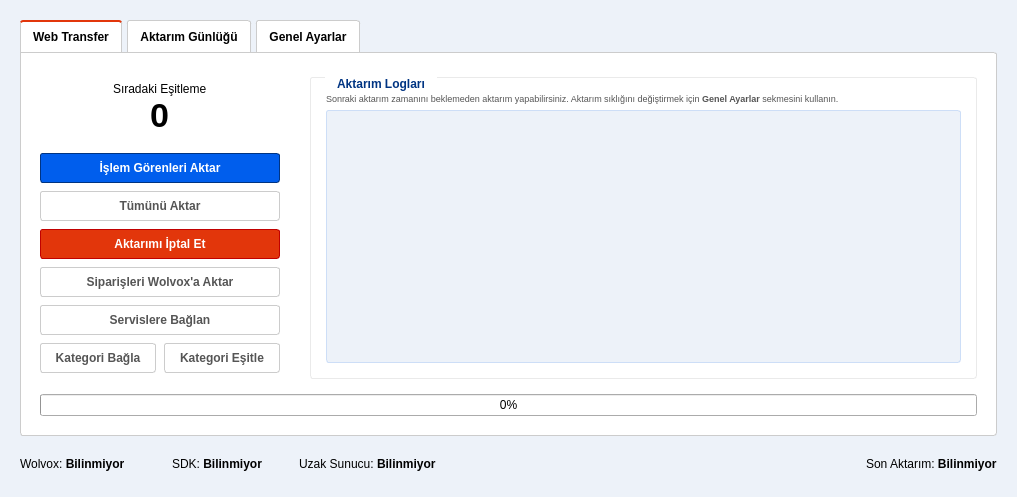
<?xml version="1.0" encoding="UTF-8"?>
<ui version="4.0">
 <class>MainWrapper</class>
 <widget class="QWidget" name="MainWrapper">
  <property name="windowModality">
   <enum>Qt::NonModal</enum>
  </property>
  <property name="enabled">
   <bool>true</bool>
  </property>
  <property name="geometry">
   <rect>
    <x>0</x>
    <y>0</y>
    <width>1017</width>
    <height>497</height>
   </rect>
  </property>
  <property name="sizePolicy">
   <sizepolicy hsizetype="Preferred" vsizetype="Preferred">
    <horstretch>0</horstretch>
    <verstretch>0</verstretch>
   </sizepolicy>
  </property>
  <property name="minimumSize">
   <size>
    <width>0</width>
    <height>0</height>
   </size>
  </property>
  <property name="maximumSize">
   <size>
    <width>9999</width>
    <height>9999</height>
   </size>
  </property>
  <property name="windowTitle">
   <string>Web Transfer</string>
  </property>
  <property name="layoutDirection">
   <enum>Qt::LeftToRight</enum>
  </property>
  <property name="styleSheet">
   <string notr="true">QWidget#MainWrapper {
	background:#edf2f9;
}</string>
  </property>
  <layout class="QVBoxLayout" name="verticalLayout_2">
   <property name="spacing">
    <number>0</number>
   </property>
   <property name="leftMargin">
    <number>20</number>
   </property>
   <property name="topMargin">
    <number>20</number>
   </property>
   <property name="rightMargin">
    <number>20</number>
   </property>
   <property name="bottomMargin">
    <number>20</number>
   </property>
   <item>
    <layout class="QVBoxLayout" name="verticalLayout">
     <property name="spacing">
      <number>0</number>
     </property>
     <item>
      <widget class="QTabWidget" name="MainTab">
       <property name="sizePolicy">
        <sizepolicy hsizetype="Preferred" vsizetype="Preferred">
         <horstretch>0</horstretch>
         <verstretch>0</verstretch>
        </sizepolicy>
       </property>
       <property name="font">
        <font>
         <pointsize>9</pointsize>
         <weight>75</weight>
         <bold>true</bold>
        </font>
       </property>
       <property name="styleSheet">
        <string notr="true">QTabWidget::pane {
	background-color:#fff;
	border:1px solid #ccc;
	border-bottom-left-radius:3px;
	border-bottom-right-radius:3px;
	border-top-right-radius:3px;
}
QTabBar::tab {
	margin-right:5px;
	padding:8px 12px;
	background-color:#fff;
	border:1px solid #ccc;
	border-bottom:none;
	border-top-left-radius:3px;
	border-top-right-radius:3px;
 }
 QTabBar::tab:selected {
	border-top:2px solid #e2360b;
 }
QGroupBox{
	font-weight:bold;
	border: 1px solid #eaeaea;
    border-radius:3px;
	margin-top: 0.5em;
	padding:6px;
}
QGroupBox::title{
	color:#003482;
	subcontrol-origin: margin;
	left:15px;
	padding: 0 10px 0 10px;
}
QListWidget{
	border:1px solid #cddef7;
	border-radius:3px;
	padding:10px 12px;
	background:#edf2f9;
	font-size:10px;
	color:#222;
}
QListWidget::item{
	padding:0;
}
QLineEdit{
	border:1px solid #cddef7;
	border-radius:3px;
	padding:5px;
}
QComboBox {
		background:#edf2f9;
		border-radius:3px;
		padding:5px 6px;
}
QPushButton{
	font-weight:bold;
	border:1px solid #003482;
	color:#003482;
	border-radius:3px;
	qproperty-cursor: PointingHandCursor;
	min-height:28px;
}
QPushButton:hover,
QPushButton:pressed,
QPushButton#menuUpdateInventory,
QPushButton#sendSetting{
	border-color:#003482;
	background-color:#005eed;
	color:#fff;
}
QPushButton#menuAbortInventory,
QPushButton#menuAbortInventory:hover,
QPushButton#menuAbortInventory:pressed{
	border-color:#c10000;
	background:#e2360b;
	color:#fff;
}
QPushButton:disabled,
QPushButton#tryWolvoxTest,
QPushButton#trySdkTest,
QPushButton#tryRemoteTest{
	border-color:#ccc;
	color:#555;
}
QPushButton:hover#tryWolvoxTest,
QPushButton:pressed#tryWolvoxTest,
QPushButton:hover#trySdkTest,
QPushButton:pressed#trySdkTest,
QPushButton:hover#tryRemoteTest,
QPushButton:pressed#tryRemoteTest{
	border-color:#444;
	background-color:#fff;
	color:#222;
}</string>
       </property>
       <property name="currentIndex">
        <number>0</number>
       </property>
       <widget class="QWidget" name="tab">
        <attribute name="title">
         <string>Web Transfer</string>
        </attribute>
        <layout class="QVBoxLayout" name="verticalLayout_9">
         <item>
          <layout class="QVBoxLayout" name="verticalLayout_7">
           <property name="spacing">
            <number>10</number>
           </property>
           <property name="leftMargin">
            <number>10</number>
           </property>
           <property name="topMargin">
            <number>15</number>
           </property>
           <property name="rightMargin">
            <number>10</number>
           </property>
           <property name="bottomMargin">
            <number>10</number>
           </property>
           <item>
            <layout class="QHBoxLayout" name="horizontalLayout_3" stretch="3,8">
             <property name="spacing">
              <number>20</number>
             </property>
             <item alignment="Qt::AlignVCenter">
              <widget class="QWidget" name="widget" native="true">
               <property name="styleSheet">
                <string notr="true"/>
               </property>
               <layout class="QVBoxLayout" name="verticalLayout_11">
                <property name="spacing">
                 <number>8</number>
                </property>
                <property name="leftMargin">
                 <number>0</number>
                </property>
                <property name="topMargin">
                 <number>0</number>
                </property>
                <property name="rightMargin">
                 <number>10</number>
                </property>
                <property name="bottomMargin">
                 <number>0</number>
                </property>
                <item>
                 <layout class="QVBoxLayout" name="verticalLayout_16">
                  <property name="spacing">
                   <number>0</number>
                  </property>
                  <property name="topMargin">
                   <number>0</number>
                  </property>
                  <property name="bottomMargin">
                   <number>10</number>
                  </property>
                  <item alignment="Qt::AlignHCenter">
                   <widget class="QLabel" name="label_18">
                    <property name="styleSheet">
                     <string notr="true">QLabel{
	margin-right:0;
}</string>
                    </property>
                    <property name="text">
                     <string>Sıradaki Eşitleme</string>
                    </property>
                   </widget>
                  </item>
                  <item alignment="Qt::AlignHCenter">
                   <widget class="QLabel" name="nextTransferTime">
                    <property name="maximumSize">
                     <size>
                      <width>16777215</width>
                      <height>16777215</height>
                     </size>
                    </property>
                    <property name="styleSheet">
                     <string notr="true">QLabel{
	margin-right:0;
	font-size:12px;
}</string>
                    </property>
                    <property name="lineWidth">
                     <number>1</number>
                    </property>
                    <property name="text">
                     <string>&lt;html&gt;&lt;head/&gt;&lt;body&gt;&lt;p&gt;&lt;span style=&quot; font-size:34px; font-weight:600;&quot;&gt;0&lt;/span&gt;&lt;/p&gt;&lt;/body&gt;&lt;/html&gt;</string>
                    </property>
                    <property name="scaledContents">
                     <bool>false</bool>
                    </property>
                    <property name="wordWrap">
                     <bool>false</bool>
                    </property>
                    <property name="textInteractionFlags">
                     <set>Qt::LinksAccessibleByMouse</set>
                    </property>
                   </widget>
                  </item>
                 </layout>
                </item>
                <item>
                 <widget class="QPushButton" name="menuUpdateInventory">
                  <property name="enabled">
                   <bool>false</bool>
                  </property>
                  <property name="sizePolicy">
                   <sizepolicy hsizetype="Minimum" vsizetype="Fixed">
                    <horstretch>0</horstretch>
                    <verstretch>0</verstretch>
                   </sizepolicy>
                  </property>
                  <property name="minimumSize">
                   <size>
                    <width>0</width>
                    <height>30</height>
                   </size>
                  </property>
                  <property name="font">
                   <font>
                    <weight>75</weight>
                    <bold>true</bold>
                   </font>
                  </property>
                  <property name="cursor">
                   <cursorShape>ClosedHandCursor</cursorShape>
                  </property>
                  <property name="toolTip">
                   <string>Tüm stok kartlarını uzak sunucudaki veritabanıyla eşitler.</string>
                  </property>
                  <property name="text">
                   <string>İşlem Görenleri Aktar</string>
                  </property>
                 </widget>
                </item>
                <item>
                 <widget class="QPushButton" name="menuSyncInventory">
                  <property name="enabled">
                   <bool>false</bool>
                  </property>
                  <property name="cursor">
                   <cursorShape>ClosedHandCursor</cursorShape>
                  </property>
                  <property name="whatsThis">
                   <string/>
                  </property>
                  <property name="text">
                   <string>Tümünü Aktar</string>
                  </property>
                 </widget>
                </item>
                <item>
                 <widget class="QPushButton" name="menuAbortInventory">
                  <property name="enabled">
                   <bool>false</bool>
                  </property>
                  <property name="cursor">
                   <cursorShape>BusyCursor</cursorShape>
                  </property>
                  <property name="text">
                   <string>Aktarımı İptal Et</string>
                  </property>
                 </widget>
                </item>
                <item>
                 <widget class="QPushButton" name="menuOrderTransfer">
                  <property name="enabled">
                   <bool>false</bool>
                  </property>
                  <property name="text">
                   <string>Siparişleri Wolvox'a Aktar</string>
                  </property>
                 </widget>
                </item>
                <item>
                 <widget class="QPushButton" name="menuConnectServices">
                  <property name="enabled">
                   <bool>false</bool>
                  </property>
                  <property name="minimumSize">
                   <size>
                    <width>0</width>
                    <height>30</height>
                   </size>
                  </property>
                  <property name="font">
                   <font>
                    <weight>75</weight>
                    <bold>true</bold>
                   </font>
                  </property>
                  <property name="cursor">
                   <cursorShape>WaitCursor</cursorShape>
                  </property>
                  <property name="toolTip">
                   <string>Servislerle iletişimde bir problem yaşandığında kullanılabilir.</string>
                  </property>
                  <property name="text">
                   <string>Servislere Bağlan</string>
                  </property>
                  <property name="checkable">
                   <bool>false</bool>
                  </property>
                  <property name="autoDefault">
                   <bool>false</bool>
                  </property>
                 </widget>
                </item>
                <item>
                 <layout class="QHBoxLayout" name="horizontalLayout_4" stretch="1,1">
                  <property name="spacing">
                   <number>8</number>
                  </property>
                  <property name="bottomMargin">
                   <number>0</number>
                  </property>
                  <item>
                   <widget class="QPushButton" name="menuCategoryMatch">
                    <property name="enabled">
                     <bool>false</bool>
                    </property>
                    <property name="cursor">
                     <cursorShape>PointingHandCursor</cursorShape>
                    </property>
                    <property name="text">
                     <string>Kategori Bağla</string>
                    </property>
                   </widget>
                  </item>
                  <item>
                   <widget class="QPushButton" name="menuCategorySync">
                    <property name="enabled">
                     <bool>false</bool>
                    </property>
                    <property name="cursor">
                     <cursorShape>PointingHandCursor</cursorShape>
                    </property>
                    <property name="text">
                     <string>Kategori Eşitle</string>
                    </property>
                   </widget>
                  </item>
                 </layout>
                </item>
               </layout>
              </widget>
             </item>
             <item>
              <layout class="QVBoxLayout" name="verticalLayout_14">
               <property name="leftMargin">
                <number>0</number>
               </property>
               <item>
                <widget class="QGroupBox" name="groupBox_4">
                 <property name="styleSheet">
                  <string notr="true"/>
                 </property>
                 <property name="title">
                  <string>Aktarım Logları</string>
                 </property>
                 <property name="flat">
                  <bool>false</bool>
                 </property>
                 <layout class="QVBoxLayout" name="verticalLayout_10">
                  <property name="leftMargin">
                   <number>9</number>
                  </property>
                  <property name="topMargin">
                   <number>9</number>
                  </property>
                  <property name="bottomMargin">
                   <number>9</number>
                  </property>
                  <item>
                   <widget class="QLabel" name="label_17">
                    <property name="font">
                     <font>
                      <pointsize>7</pointsize>
                     </font>
                    </property>
                    <property name="styleSheet">
                     <string notr="true">QLabel{
	margin:0;
	color:#555;
}</string>
                    </property>
                    <property name="text">
                     <string>&lt;html&gt;&lt;head/&gt;&lt;body&gt;&lt;p&gt;Sonraki aktarım zamanını beklemeden aktarım yapabilirsiniz. Aktarım sıklığını değiştirmek için &lt;span style=&quot; font-weight:600;&quot;&gt;Genel Ayarlar&lt;/span&gt; sekmesini kullanın.&lt;/p&gt;&lt;/body&gt;&lt;/html&gt;</string>
                    </property>
                    <property name="alignment">
                     <set>Qt::AlignJustify|Qt::AlignVCenter</set>
                    </property>
                    <property name="wordWrap">
                     <bool>true</bool>
                    </property>
                    <property name="margin">
                     <number>0</number>
                    </property>
                   </widget>
                  </item>
                  <item>
                   <widget class="QListWidget" name="LogViewer">
                    <property name="sizePolicy">
                     <sizepolicy hsizetype="Expanding" vsizetype="Expanding">
                      <horstretch>0</horstretch>
                      <verstretch>0</verstretch>
                     </sizepolicy>
                    </property>
                    <property name="styleSheet">
                     <string notr="true"/>
                    </property>
                    <property name="alternatingRowColors">
                     <bool>false</bool>
                    </property>
                    <property name="iconSize">
                     <size>
                      <width>0</width>
                      <height>0</height>
                     </size>
                    </property>
                    <property name="viewMode">
                     <enum>QListView::ListMode</enum>
                    </property>
                   </widget>
                  </item>
                 </layout>
                </widget>
               </item>
              </layout>
             </item>
            </layout>
           </item>
           <item>
            <spacer name="horizontalSpacer_2">
             <property name="orientation">
              <enum>Qt::Horizontal</enum>
             </property>
             <property name="sizeHint" stdset="0">
              <size>
               <width>40</width>
               <height>5</height>
              </size>
             </property>
            </spacer>
           </item>
           <item>
            <widget class="QProgressBar" name="progressBar">
             <property name="minimumSize">
              <size>
               <width>0</width>
               <height>22</height>
              </size>
             </property>
             <property name="cursor">
              <cursorShape>WaitCursor</cursorShape>
             </property>
             <property name="focusPolicy">
              <enum>Qt::NoFocus</enum>
             </property>
             <property name="layoutDirection">
              <enum>Qt::LeftToRight</enum>
             </property>
             <property name="styleSheet">
              <string notr="true"/>
             </property>
             <property name="value">
              <number>0</number>
             </property>
             <property name="alignment">
              <set>Qt::AlignLeading|Qt::AlignLeft|Qt::AlignVCenter</set>
             </property>
            </widget>
           </item>
          </layout>
         </item>
        </layout>
       </widget>
       <widget class="QWidget" name="tab_4">
        <attribute name="title">
         <string>Aktarım Günlüğü</string>
        </attribute>
        <layout class="QVBoxLayout" name="verticalLayout_12">
         <item>
          <layout class="QVBoxLayout" name="verticalLayout_8">
           <property name="spacing">
            <number>10</number>
           </property>
           <property name="leftMargin">
            <number>10</number>
           </property>
           <property name="topMargin">
            <number>15</number>
           </property>
           <property name="rightMargin">
            <number>10</number>
           </property>
           <property name="bottomMargin">
            <number>10</number>
           </property>
           <item>
            <widget class="QGroupBox" name="groupBox_3">
             <property name="title">
              <string>Aktarım Kayıtları</string>
             </property>
             <layout class="QVBoxLayout" name="verticalLayout_13">
              <item>
               <widget class="QListWidget" name="TransferLogViewer"/>
              </item>
             </layout>
            </widget>
           </item>
          </layout>
         </item>
        </layout>
       </widget>
       <widget class="QWidget" name="tab_3">
        <attribute name="title">
         <string>Genel Ayarlar</string>
        </attribute>
        <layout class="QVBoxLayout" name="verticalLayout_3">
         <item>
          <layout class="QVBoxLayout" name="verticalLayout_6">
           <property name="spacing">
            <number>15</number>
           </property>
           <property name="leftMargin">
            <number>10</number>
           </property>
           <property name="topMargin">
            <number>15</number>
           </property>
           <property name="rightMargin">
            <number>10</number>
           </property>
           <property name="bottomMargin">
            <number>10</number>
           </property>
           <item>
            <layout class="QVBoxLayout" name="verticalLayout_19">
             <item>
              <widget class="QGroupBox" name="groupBox_6">
               <property name="styleSheet">
                <string notr="true">QLabel{
	font-weight:bold;
}</string>
               </property>
               <property name="title">
                <string>Aktarım Sıklığı</string>
               </property>
               <layout class="QVBoxLayout" name="verticalLayout_21">
                <item>
                 <layout class="QGridLayout" name="gridLayout_6" columnstretch="1,2,1,2,1,2,1,2">
                  <property name="horizontalSpacing">
                   <number>10</number>
                  </property>
                  <property name="verticalSpacing">
                   <number>6</number>
                  </property>
                  <item row="0" column="5">
                   <widget class="QComboBox" name="settingTimerOrder"/>
                  </item>
                  <item row="0" column="0" alignment="Qt::AlignRight">
                   <widget class="QLabel" name="label_21">
                    <property name="maximumSize">
                     <size>
                      <width>16777215</width>
                      <height>16777215</height>
                     </size>
                    </property>
                    <property name="text">
                     <string>Güncelleme</string>
                    </property>
                   </widget>
                  </item>
                  <item row="0" column="3">
                   <widget class="QComboBox" name="settingTimerSync"/>
                  </item>
                  <item row="0" column="4" alignment="Qt::AlignRight">
                   <widget class="QLabel" name="label_23">
                    <property name="text">
                     <string>Siparişler</string>
                    </property>
                   </widget>
                  </item>
                  <item row="0" column="1">
                   <widget class="QComboBox" name="settingTimerUpdate">
                    <property name="maximumSize">
                     <size>
                      <width>16777215</width>
                      <height>16777215</height>
                     </size>
                    </property>
                   </widget>
                  </item>
                  <item row="0" column="2" alignment="Qt::AlignRight">
                   <widget class="QLabel" name="label_22">
                    <property name="text">
                     <string>Toplu Aktarım</string>
                    </property>
                   </widget>
                  </item>
                  <item row="0" column="6">
                   <widget class="QLabel" name="label_24">
                    <property name="text">
                     <string>Bağlantılar</string>
                    </property>
                   </widget>
                  </item>
                  <item row="0" column="7">
                   <widget class="QComboBox" name="settingTimerConnect"/>
                  </item>
                 </layout>
                </item>
               </layout>
              </widget>
             </item>
            </layout>
           </item>
           <item>
            <layout class="QHBoxLayout" name="horizontalLayout">
             <property name="spacing">
              <number>20</number>
             </property>
             <property name="leftMargin">
              <number>0</number>
             </property>
             <property name="topMargin">
              <number>0</number>
             </property>
             <property name="rightMargin">
              <number>0</number>
             </property>
             <property name="bottomMargin">
              <number>0</number>
             </property>
             <item>
              <widget class="QGroupBox" name="groupBox">
               <property name="styleSheet">
                <string notr="true">QLabel{
	font-weight:bold;
}</string>
               </property>
               <property name="title">
                <string>Wolvox Ayarları</string>
               </property>
               <layout class="QVBoxLayout" name="verticalLayout_4">
                <property name="leftMargin">
                 <number>9</number>
                </property>
                <item>
                 <layout class="QGridLayout" name="gridLayout_2">
                  <property name="leftMargin">
                   <number>5</number>
                  </property>
                  <property name="topMargin">
                   <number>10</number>
                  </property>
                  <property name="rightMargin">
                   <number>5</number>
                  </property>
                  <property name="bottomMargin">
                   <number>5</number>
                  </property>
                  <property name="horizontalSpacing">
                   <number>10</number>
                  </property>
                  <property name="verticalSpacing">
                   <number>8</number>
                  </property>
                  <item row="2" column="0" alignment="Qt::AlignRight">
                   <widget class="QLabel" name="label_11">
                    <property name="text">
                     <string>Veritabanı</string>
                    </property>
                   </widget>
                  </item>
                  <item row="0" column="1">
                   <widget class="QLineEdit" name="wolvoxIp"/>
                  </item>
                  <item row="6" column="1">
                   <widget class="QLineEdit" name="wolvoxDevUser"/>
                  </item>
                  <item row="3" column="1">
                   <widget class="QLineEdit" name="wolvoxSqlUser"/>
                  </item>
                  <item row="6" column="0" alignment="Qt::AlignRight">
                   <widget class="QLabel" name="label_6">
                    <property name="text">
                     <string>Dev User</string>
                    </property>
                   </widget>
                  </item>
                  <item row="3" column="0" alignment="Qt::AlignRight">
                   <widget class="QLabel" name="label_3">
                    <property name="text">
                     <string>SQL User</string>
                    </property>
                   </widget>
                  </item>
                  <item row="0" column="0" alignment="Qt::AlignRight">
                   <widget class="QLabel" name="label">
                    <property name="text">
                     <string>Wolvox IP</string>
                    </property>
                   </widget>
                  </item>
                  <item row="6" column="2" alignment="Qt::AlignRight">
                   <widget class="QLabel" name="label_7">
                    <property name="text">
                     <string>Dev Şifre</string>
                    </property>
                   </widget>
                  </item>
                  <item row="6" column="3">
                   <widget class="QLineEdit" name="wolvoxDevPass">
                    <property name="echoMode">
                     <enum>QLineEdit::PasswordEchoOnEdit</enum>
                    </property>
                   </widget>
                  </item>
                  <item row="0" column="2" alignment="Qt::AlignRight">
                   <widget class="QLabel" name="label_2">
                    <property name="text">
                     <string>Wolwox Port</string>
                    </property>
                   </widget>
                  </item>
                  <item row="0" column="3">
                   <widget class="QLineEdit" name="wolvoxPort"/>
                  </item>
                  <item row="3" column="2" alignment="Qt::AlignRight">
                   <widget class="QLabel" name="label_4">
                    <property name="text">
                     <string>SQL Şifre</string>
                    </property>
                   </widget>
                  </item>
                  <item row="3" column="3">
                   <widget class="QLineEdit" name="wolvoxSqlPass">
                    <property name="echoMode">
                     <enum>QLineEdit::PasswordEchoOnEdit</enum>
                    </property>
                   </widget>
                  </item>
                  <item row="7" column="0" alignment="Qt::AlignRight">
                   <widget class="QLabel" name="label_19">
                    <property name="text">
                     <string>Şirket</string>
                    </property>
                   </widget>
                  </item>
                  <item row="7" column="1">
                   <widget class="QLineEdit" name="wolvoxCorpCode"/>
                  </item>
                  <item row="7" column="2" alignment="Qt::AlignRight">
                   <widget class="QLabel" name="label_20">
                    <property name="text">
                     <string>Çalışma Yılı</string>
                    </property>
                   </widget>
                  </item>
                  <item row="7" column="3">
                   <widget class="QLineEdit" name="wolvoxWorkingYear"/>
                  </item>
                  <item row="2" column="1">
                   <widget class="QLineEdit" name="wolvoxSqlName"/>
                  </item>
                  <item row="2" column="2" alignment="Qt::AlignRight">
                   <widget class="QLabel" name="label_5">
                    <property name="text">
                     <string>SQL Port</string>
                    </property>
                   </widget>
                  </item>
                  <item row="2" column="3">
                   <widget class="QLineEdit" name="wolvoxSqlPort"/>
                  </item>
                 </layout>
                </item>
               </layout>
              </widget>
             </item>
             <item>
              <widget class="QGroupBox" name="groupBox_2">
               <property name="styleSheet">
                <string notr="true">QLabel{
	font-weight:bold;
}</string>
               </property>
               <property name="title">
                <string>Uzak Sunucu Ayarları</string>
               </property>
               <layout class="QVBoxLayout" name="verticalLayout_5">
                <item>
                 <layout class="QGridLayout" name="gridLayout">
                  <property name="leftMargin">
                   <number>5</number>
                  </property>
                  <property name="topMargin">
                   <number>10</number>
                  </property>
                  <property name="rightMargin">
                   <number>5</number>
                  </property>
                  <property name="bottomMargin">
                   <number>5</number>
                  </property>
                  <property name="horizontalSpacing">
                   <number>10</number>
                  </property>
                  <property name="verticalSpacing">
                   <number>8</number>
                  </property>
                  <item row="3" column="1">
                   <widget class="QLineEdit" name="remoteFtpPort"/>
                  </item>
                  <item row="3" column="3">
                   <widget class="QLineEdit" name="remoteFtpPath"/>
                  </item>
                  <item row="5" column="1" colspan="3">
                   <widget class="QLineEdit" name="remoteDbName"/>
                  </item>
                  <item row="3" column="2" alignment="Qt::AlignRight">
                   <widget class="QLabel" name="label_15">
                    <property name="text">
                     <string>FTP Dizini</string>
                    </property>
                   </widget>
                  </item>
                  <item row="5" column="0" alignment="Qt::AlignRight">
                   <widget class="QLabel" name="label_12">
                    <property name="text">
                     <string>Veritabanı</string>
                    </property>
                   </widget>
                  </item>
                  <item row="1" column="0" alignment="Qt::AlignRight">
                   <widget class="QLabel" name="label_9">
                    <property name="text">
                     <string>FTP User</string>
                    </property>
                   </widget>
                  </item>
                  <item row="1" column="1">
                   <widget class="QLineEdit" name="remoteFtpUser"/>
                  </item>
                  <item row="6" column="0" alignment="Qt::AlignRight">
                   <widget class="QLabel" name="label_13">
                    <property name="text">
                     <string>SQL User</string>
                    </property>
                   </widget>
                  </item>
                  <item row="0" column="0" alignment="Qt::AlignRight">
                   <widget class="QLabel" name="label_8">
                    <property name="text">
                     <string>Sunucu IP</string>
                    </property>
                   </widget>
                  </item>
                  <item row="6" column="1">
                   <widget class="QLineEdit" name="remoteDbUser"/>
                  </item>
                  <item row="6" column="3">
                   <widget class="QLineEdit" name="remoteDbPass">
                    <property name="echoMode">
                     <enum>QLineEdit::PasswordEchoOnEdit</enum>
                    </property>
                   </widget>
                  </item>
                  <item row="6" column="2" alignment="Qt::AlignRight">
                   <widget class="QLabel" name="label_14">
                    <property name="text">
                     <string>SQL Pass</string>
                    </property>
                   </widget>
                  </item>
                  <item row="1" column="3">
                   <widget class="QLineEdit" name="remoteFtpPass">
                    <property name="echoMode">
                     <enum>QLineEdit::PasswordEchoOnEdit</enum>
                    </property>
                   </widget>
                  </item>
                  <item row="1" column="2" alignment="Qt::AlignRight">
                   <widget class="QLabel" name="label_10">
                    <property name="text">
                     <string>FTP Parola</string>
                    </property>
                   </widget>
                  </item>
                  <item row="3" column="0">
                   <widget class="QLabel" name="label_16">
                    <property name="text">
                     <string>FTP Port</string>
                    </property>
                   </widget>
                  </item>
                  <item row="0" column="1" colspan="3">
                   <widget class="QLineEdit" name="remoteIp"/>
                  </item>
                 </layout>
                </item>
               </layout>
              </widget>
             </item>
            </layout>
           </item>
           <item>
            <layout class="QGridLayout" name="gridLayout_3" columnstretch="1,1,1,2,2,2">
             <property name="topMargin">
              <number>0</number>
             </property>
             <property name="horizontalSpacing">
              <number>10</number>
             </property>
             <property name="verticalSpacing">
              <number>6</number>
             </property>
             <item row="0" column="1">
              <widget class="QPushButton" name="trySdkTest">
               <property name="text">
                <string>SDK Testi</string>
               </property>
              </widget>
             </item>
             <item row="0" column="0">
              <widget class="QPushButton" name="tryWolvoxTest">
               <property name="text">
                <string>Wolvox Testi</string>
               </property>
              </widget>
             </item>
             <item row="0" column="5">
              <widget class="QPushButton" name="sendSetting">
               <property name="text">
                <string>Ayarları Kaydet</string>
               </property>
              </widget>
             </item>
             <item row="0" column="2">
              <widget class="QPushButton" name="tryRemoteTest">
               <property name="text">
                <string>Sunucu Testi</string>
               </property>
              </widget>
             </item>
             <item row="0" column="3" colspan="2">
              <spacer name="horizontalSpacer_3">
               <property name="orientation">
                <enum>Qt::Horizontal</enum>
               </property>
               <property name="sizeHint" stdset="0">
                <size>
                 <width>50</width>
                 <height>20</height>
                </size>
               </property>
              </spacer>
             </item>
            </layout>
           </item>
          </layout>
         </item>
        </layout>
       </widget>
      </widget>
     </item>
     <item>
      <layout class="QHBoxLayout" name="horizontalLayout_2" stretch="1,1,1,1,2">
       <property name="spacing">
        <number>0</number>
       </property>
       <property name="leftMargin">
        <number>0</number>
       </property>
       <property name="topMargin">
        <number>15</number>
       </property>
       <property name="rightMargin">
        <number>0</number>
       </property>
       <property name="bottomMargin">
        <number>0</number>
       </property>
       <item>
        <widget class="QLabel" name="wolvoxConnectStatus">
         <property name="minimumSize">
          <size>
           <width>0</width>
           <height>0</height>
          </size>
         </property>
         <property name="maximumSize">
          <size>
           <width>152</width>
           <height>16777215</height>
          </size>
         </property>
         <property name="text">
          <string>&lt;html&gt;&lt;head/&gt;&lt;body&gt;&lt;p&gt;Wolvox: &lt;span style=&quot; font-weight:600;&quot;&gt;Bilinmiyor&lt;/span&gt;&lt;/p&gt;&lt;/body&gt;&lt;/html&gt;</string>
         </property>
        </widget>
       </item>
       <item>
        <widget class="QLabel" name="sdkConnectStatus">
         <property name="maximumSize">
          <size>
           <width>127</width>
           <height>16777215</height>
          </size>
         </property>
         <property name="text">
          <string>SDK: &lt;span style=&quot;font-weight:bold;&quot;&gt;Bilinmiyor&lt;/span&gt;</string>
         </property>
        </widget>
       </item>
       <item>
        <widget class="QLabel" name="remoteConnectStatus">
         <property name="maximumSize">
          <size>
           <width>150</width>
           <height>16777215</height>
          </size>
         </property>
         <property name="text">
          <string>&lt;html&gt;&lt;head/&gt;&lt;body&gt;&lt;p&gt;Uzak Sunucu: &lt;span style=&quot; font-weight:600;&quot;&gt;Bilinmiyor&lt;/span&gt;&lt;/p&gt;&lt;/body&gt;&lt;/html&gt;</string>
         </property>
        </widget>
       </item>
       <item>
        <spacer name="horizontalSpacer">
         <property name="orientation">
          <enum>Qt::Horizontal</enum>
         </property>
         <property name="sizeHint" stdset="0">
          <size>
           <width>100</width>
           <height>0</height>
          </size>
         </property>
        </spacer>
       </item>
       <item alignment="Qt::AlignRight">
        <widget class="QLabel" name="lastTransferTime">
         <property name="text">
          <string>&lt;html&gt;&lt;head/&gt;&lt;body&gt;&lt;p&gt;Son Aktarım: &lt;span style=&quot; font-weight:600;&quot;&gt;Bilinmiyor&lt;/span&gt;&lt;/p&gt;&lt;/body&gt;&lt;/html&gt;</string>
         </property>
        </widget>
       </item>
      </layout>
     </item>
    </layout>
   </item>
  </layout>
 </widget>
 <resources>
  <include location="assets/soruce.qrc"/>
 </resources>
 <connections/>
</ui>
